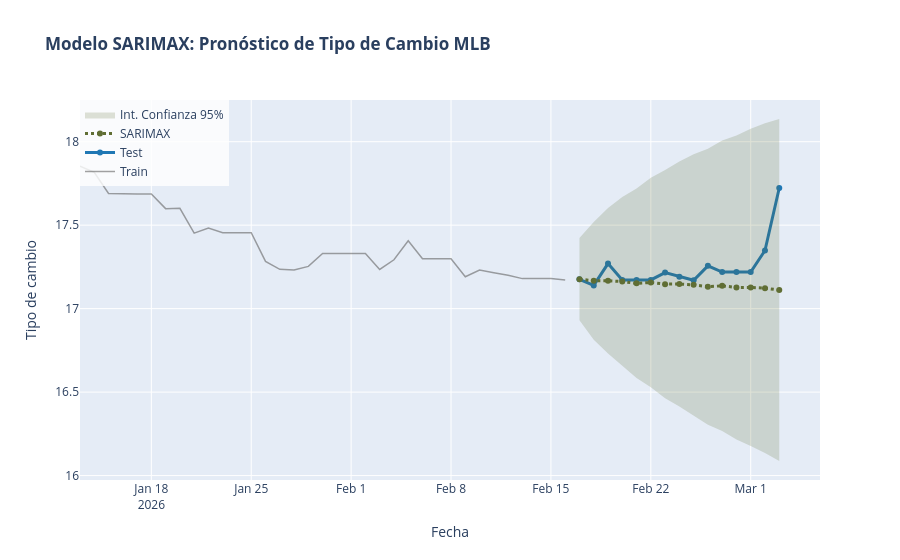

The notebook cell this image was saved under:
### Code cell
train = df.iloc[:-num_dias]
test = df.iloc[-num_dias:]

col_exog = ["diff_tasas"]

# Realizar modelo de SARIMAX
model = SARIMAX(
    train[col_target],
    exog=train[col_exog],
    order=(1,1,1),
    seasonal_order=(1,1,1,5),
    trend="c"
)

results = model.fit(disp=False,method='powell')

# Predecimos n pasos hacia el futuro (donde n = tamaño del test)
forecast_object = results.get_forecast(steps=len(test), exog=test[col_exog])
forecast_vals = forecast_object.predicted_mean
conf_int = forecast_object.conf_int(alpha=0.05) # Intervalo del 95%

# Metricas de error
rmse = np.sqrt(mean_squared_error(test[col_target], forecast_vals))
mape = mean_absolute_percentage_error(test[col_target], forecast_vals)
mae = mean_absolute_error(test[col_target], forecast_vals)


print(f"\n--- Errores del modelo ---")
print(f"RMSE: {rmse:.2f}")
print(f"MAPE: {mape:.2%}")
print(f"MAE: {mae:.2f}")

print(results.summary())

# Grafica
fig = go.Figure()

# Train
fig.add_trace(go.Scatter(
    x=train["tipo_cambio"][-num_dias-20:].index, y=train["tipo_cambio"][-num_dias-20:],
    mode='lines',
    name='Train',
    line=dict(color='rgba(100, 100, 100, 0.6)', width=1.5)
))

# Test
fig.add_trace(go.Scatter(
    x=test["tipo_cambio"].index, y=test["tipo_cambio"],
    name='Test',
    line=dict(color='#1f77b4', width=3),
    marker=dict(size=6)
))

# Forecast
fig.add_trace(go.Scatter(
    x=test.index, y=forecast_vals,
    name='SARIMAX',
    line=dict(color="#606E34", width=3, dash='dot')
))

# Intervalos de Confianza
fig.add_trace(go.Scatter(
    x=conf_int.index, y=conf_int.iloc[:, 0],
    mode='lines', line=dict(width=0), showlegend=False, hoverinfo='skip'
))
fig.add_trace(go.Scatter(
    x=conf_int.index, y=conf_int.iloc[:, 1],
    mode='lines', line=dict(width=0), fill='tonexty',
    fillcolor='rgba(96, 110, 52, 0.2)',
    name='Int. Confianza 95%', hoverinfo='skip'
))

# Titulos
fig.update_layout(
    title=f'<b>Modelo SARIMAX: Pronóstico de Tipo de Cambio MLB</b><br><sup>',
    xaxis_title='Fecha',
    yaxis_title='Tipo de cambio',
    legend=dict(x=0, y=1, bgcolor='rgba(255,255,255,0.8)'),
    hovermode="x unified"
)

fig.show()

### Figure 1 — Plotly figure (JSON) as saved in the notebook; plotly's stock layout.template omitted (floating-point values rounded to 4 significant figures)
{"data": [{"line": {"color": "rgba(100, 100, 100, 0.6)", "width": 1.5}, "mode": "lines", "name": "Train", "type": "scatter", "x": ["2026-01-13T00:00:00.000000", "2026-01-14T00:00:00.000000", "2026-01-15T00:00:00.000000", "2026-01-16T00:00:00.000000", "2026-01-17T00:00:00.000000", "2026-01-18T00:00:00.000000", "2026-01-19T00:00:00.000000", "2026-01-20T00:00:00.000000", "2026-01-21T00:00:00.000000", "2026-01-22T00:00:00.000000", "2026-01-23T00:00:00.000000", "2026-01-24T00:00:00.000000", "2026-01-25T00:00:00.000000", "2026-01-26T00:00:00.000000", "2026-01-27T00:00:00.000000", "2026-01-28T00:00:00.000000", "2026-01-29T00:00:00.000000", "2026-01-30T00:00:00.000000", "2026-01-31T00:00:00.000000", "2026-02-01T00:00:00.000000", "2026-02-02T00:00:00.000000", "2026-02-03T00:00:00.000000", "2026-02-04T00:00:00.000000", "2026-02-05T00:00:00.000000", "2026-02-06T00:00:00.000000", "2026-02-07T00:00:00.000000", "2026-02-08T00:00:00.000000", "2026-02-09T00:00:00.000000", "2026-02-10T00:00:00.000000", "2026-02-11T00:00:00.000000", "2026-02-12T00:00:00.000000", "2026-02-13T00:00:00.000000", "2026-02-14T00:00:00.000000", "2026-02-15T00:00:00.000000", "2026-02-16T00:00:00.000000"], "y": [17.85, 17.82, 17.69, 17.69, 17.69, 17.69, 17.6, 17.6, 17.45, 17.48, 17.45, 17.45, 17.45, 17.28, 17.24, 17.23, 17.25, 17.33, 17.33, 17.33, 17.33, 17.23, 17.29, 17.41, 17.3, 17.3, 17.3, 17.19, 17.23, 17.22, 17.2, 17.18, 17.18, 17.18, 17.17]}, {"line": {"color": "#1f77b4", "width": 3}, "marker": {"size": 6}, "name": "Test", "type": "scatter", "x": ["2026-02-17T00:00:00.000000", "2026-02-18T00:00:00.000000", "2026-02-19T00:00:00.000000", "2026-02-20T00:00:00.000000", "2026-02-21T00:00:00.000000", "2026-02-22T00:00:00.000000", "2026-02-23T00:00:00.000000", "2026-02-24T00:00:00.000000", "2026-02-25T00:00:00.000000", "2026-02-26T00:00:00.000000", "2026-02-27T00:00:00.000000", "2026-02-28T00:00:00.000000", "2026-03-01T00:00:00.000000", "2026-03-02T00:00:00.000000", "2026-03-03T00:00:00.000000"], "y": [17.18, 17.14, 17.27, 17.17, 17.17, 17.17, 17.22, 17.19, 17.17, 17.26, 17.22, 17.22, 17.22, 17.35, 17.72]}, {"line": {"color": "#606E34", "dash": "dot", "width": 3}, "name": "SARIMAX", "type": "scatter", "x": ["2026-02-17T00:00:00.000000", "2026-02-18T00:00:00.000000", "2026-02-19T00:00:00.000000", "2026-02-20T00:00:00.000000", "2026-02-21T00:00:00.000000", "2026-02-22T00:00:00.000000", "2026-02-23T00:00:00.000000", "2026-02-24T00:00:00.000000", "2026-02-25T00:00:00.000000", "2026-02-26T00:00:00.000000", "2026-02-27T00:00:00.000000", "2026-02-28T00:00:00.000000", "2026-03-01T00:00:00.000000", "2026-03-02T00:00:00.000000", "2026-03-03T00:00:00.000000"], "y": [17.18, 17.17, 17.17, 17.16, 17.15, 17.16, 17.15, 17.15, 17.14, 17.13, 17.14, 17.13, 17.13, 17.12, 17.11]}, {"hoverinfo": "skip", "line": {"width": 0}, "mode": "lines", "showlegend": false, "type": "scatter", "x": ["2026-02-17T00:00:00.000000", "2026-02-18T00:00:00.000000", "2026-02-19T00:00:00.000000", "2026-02-20T00:00:00.000000", "2026-02-21T00:00:00.000000", "2026-02-22T00:00:00.000000", "2026-02-23T00:00:00.000000", "2026-02-24T00:00:00.000000", "2026-02-25T00:00:00.000000", "2026-02-26T00:00:00.000000", "2026-02-27T00:00:00.000000", "2026-02-28T00:00:00.000000", "2026-03-01T00:00:00.000000", "2026-03-02T00:00:00.000000", "2026-03-03T00:00:00.000000"], "y": [16.93, 16.81, 16.73, 16.66, 16.58, 16.53, 16.46, 16.41, 16.36, 16.3, 16.27, 16.22, 16.18, 16.13, 16.09]}, {"fill": "tonexty", "fillcolor": "rgba(96, 110, 52, 0.2)", "hoverinfo": "skip", "line": {"width": 0}, "mode": "lines", "name": "Int. Confianza 95%", "type": "scatter", "x": ["2026-02-17T00:00:00.000000", "2026-02-18T00:00:00.000000", "2026-02-19T00:00:00.000000", "2026-02-20T00:00:00.000000", "2026-02-21T00:00:00.000000", "2026-02-22T00:00:00.000000", "2026-02-23T00:00:00.000000", "2026-02-24T00:00:00.000000", "2026-02-25T00:00:00.000000", "2026-02-26T00:00:00.000000", "2026-02-27T00:00:00.000000", "2026-02-28T00:00:00.000000", "2026-03-01T00:00:00.000000", "2026-03-02T00:00:00.000000", "2026-03-03T00:00:00.000000"], "y": [17.42, 17.52, 17.6, 17.67, 17.72, 17.78, 17.83, 17.88, 17.92, 17.96, 18.01, 18.04, 18.08, 18.11, 18.14]}], "layout": {"hovermode": "x unified", "legend": {"bgcolor": "rgba(255,255,255,0.8)", "x": 0, "y": 1}, "title": {"text": "<b>Modelo SARIMAX: Pronóstico de Tipo de Cambio MLB</b><br><sup>"}, "xaxis": {"title": {"text": "Fecha"}}, "yaxis": {"title": {"text": "Tipo de cambio"}}}}
